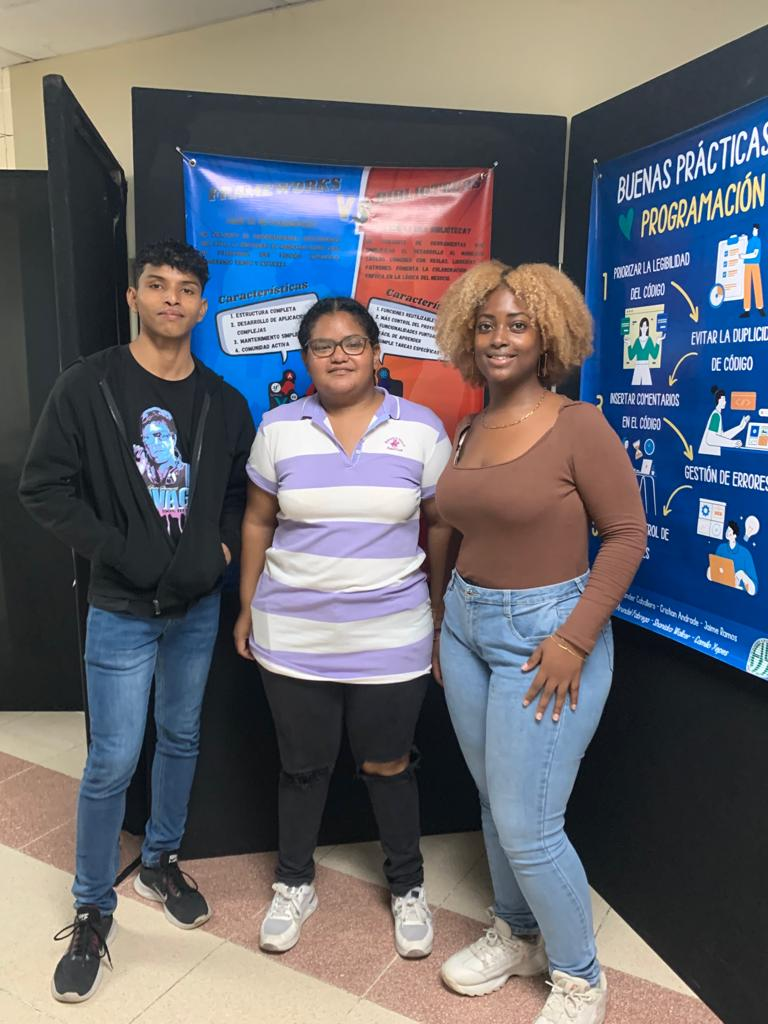
#> input picture imagen.jpeg, 768 x 1024 px
$ python main.py
#> lines starting #> are read from the running program, lines starting #| are printed output that depends on the picture; after the words box and inside, x2 and y2 are one past the last pixel; in counts of white or black regions, pixels touching at a corner belong together
import cv2

# Aquí coloca la ruta de la imagen con la cara a detectar
imagenRuta = 'imagen.jpeg'

# Cargar el modelo pre-entrenado para detección facial
face_cascade = cv2.CascadeClassifier(cv2.data.haarcascades + 'haarcascade_frontalface_default.xml')

# Cargar la imagen en la que deseas realizar el reconocimiento facial
image = cv2.imread( imagenRuta )
#> image is the input picture: shape (1024, 768, 3); mean B, G, R 110, 103.9, 103.8

# Convertir la imagen a escala de grises
gray = cv2.cvtColor(image, cv2.COLOR_BGR2GRAY)
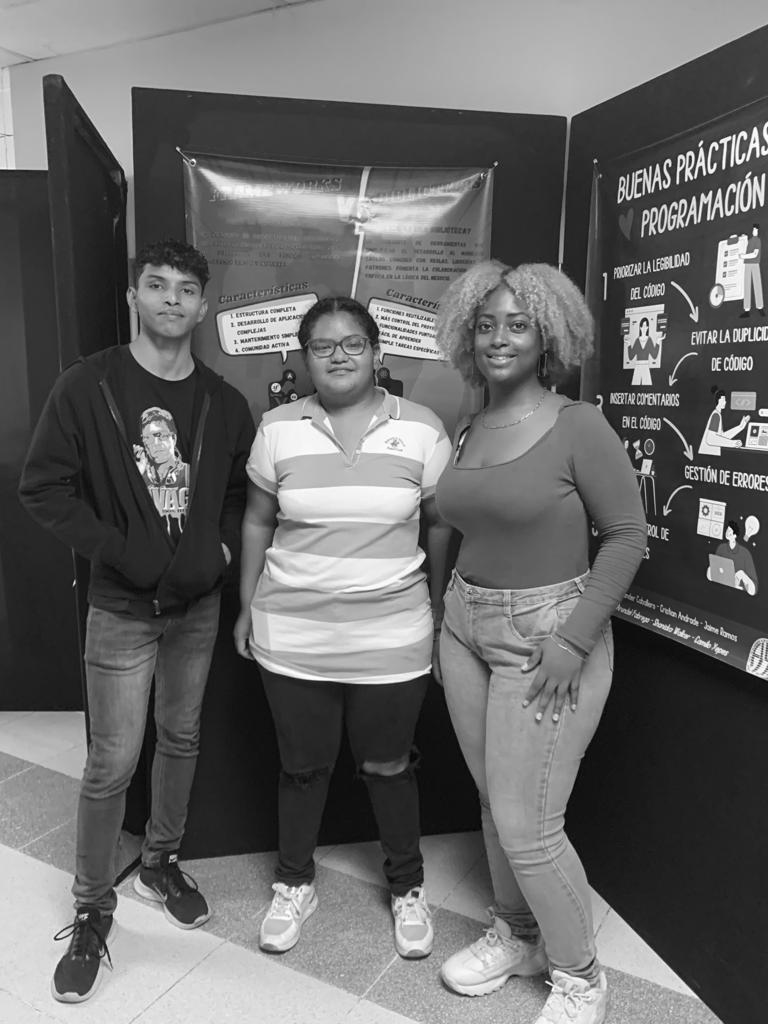
#> gray: shape (1024, 768); min 1, max 255, mean 104.6

# Detectar caras en la imagen
faces = face_cascade.detectMultiScale(gray, scaleFactor=1.1, minNeighbors=5, minSize=(30, 30))
#> faces = [[132, 256, 79, 79], [300, 315, 77, 77], [460, 295, 80, 80]]

# Dibujar un rectángulo alrededor de cada cara detectada
for (x, y, w, h) in faces:
    cv2.rectangle(image, (x, y), (x + w, y + h), (0, 255, 0), 2)
#> this loop made 3 passes
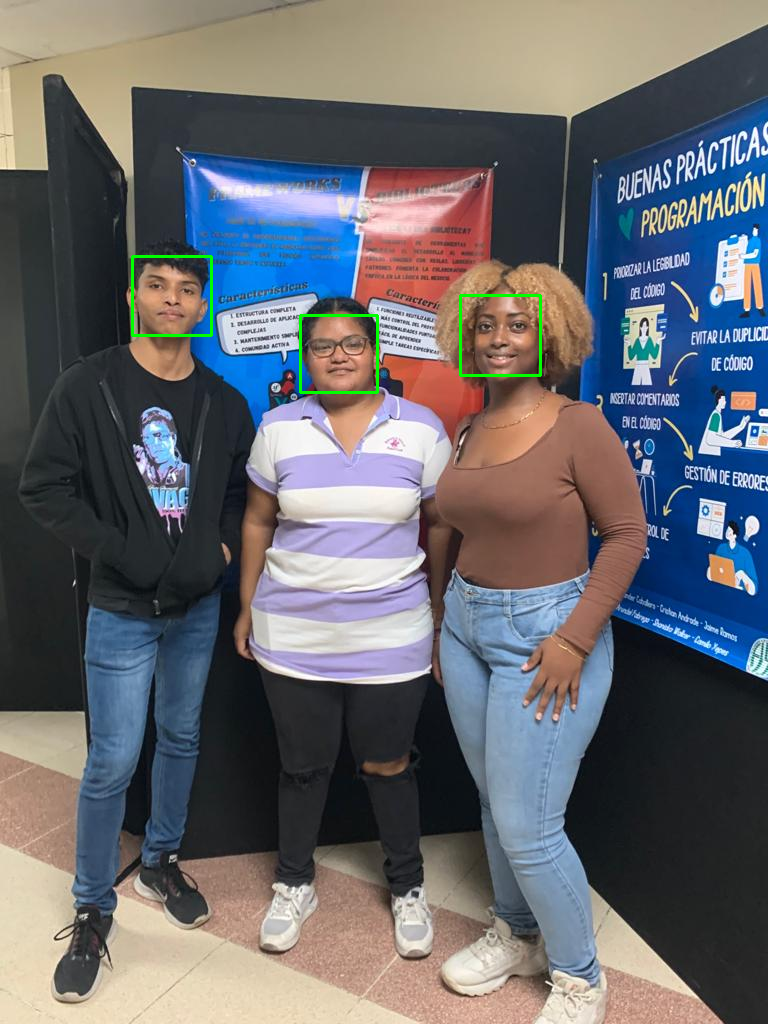
#> image: shape (1024, 768, 3); 0.36% of pixels changed, all inside (x1, y1, x2, y2) = (131, 255, 542, 394)

# Mostrar la imagen con las caras marcadas
cv2.imshow("Reconocimiento Facial", image)

# Esperar a que el usuario presione una tecla y luego cerrar la ventana
cv2.waitKey(0)
cv2.destroyAllWindows()

$ run again, with tavo.jpeg copied over imagen.jpeg
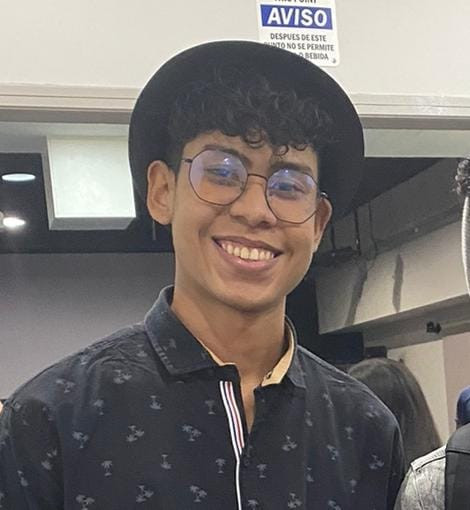
#> input picture tavo.jpeg, 470 x 510 px
#> image is the input picture: shape (510, 470, 3); mean B, G, R 112, 114.7, 119.9
#> `gray = cv2.cvtColor(image, cv2.COLOR_BGR2GRAY)`:
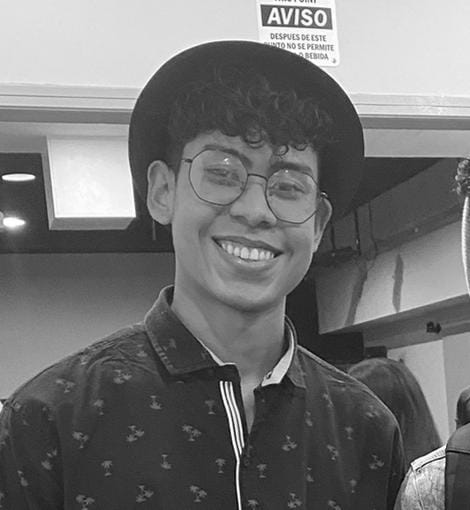
#> gray: shape (510, 470); min 1, max 255, mean 115.9
#> faces = [[186, 125, 69, 69], [257, 144, 68, 68]]
#> the loop `for (x, y, w, h) in faces:` made 2 passes
#> after the loop `for (x, y, w, h) in faces:`:
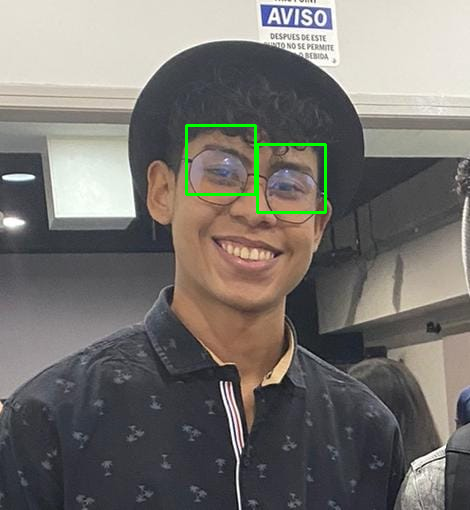
#> image: shape (510, 470, 3); 0.66% of pixels changed, all inside (x1, y1, x2, y2) = (185, 124, 327, 214)
